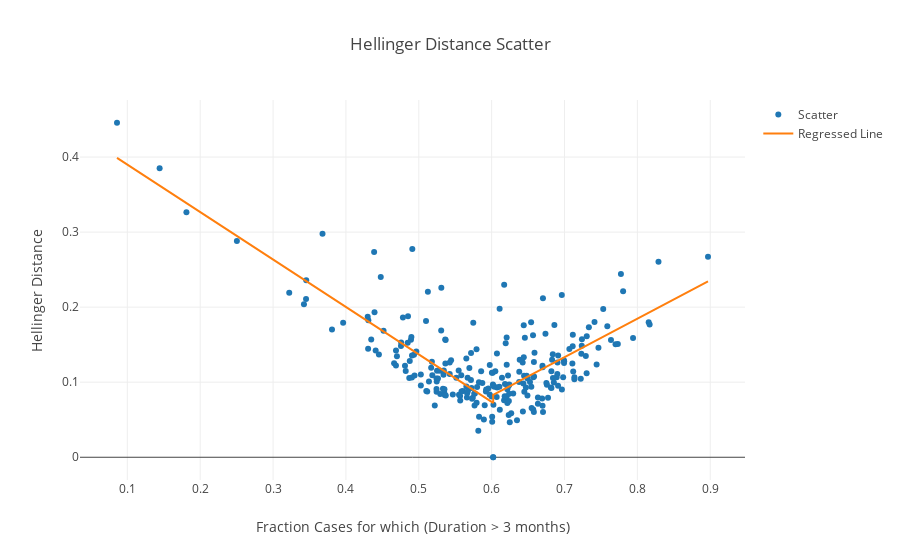

Source (notebook cell):
### Code cell
df1 = pd.read_csv('Hell_value_90_lesser_regress.csv')
df2 = pd.read_csv('Hell_value_90_greater_regress.csv')

df = pd.concat([df1, df2])
df.reset_index(drop=True, inplace=True)
del df['Unnamed: 0']
# print (df)

trace1 = go.Scatter(
    x = df['Metric'],
    y = df['Distance_Metric'],
    mode = 'markers',
    name = 'Scatter'
)

trace2 = go.Scatter(
    x = df['Metric'],
    y = df['Regress_Output'],
    mode = 'lines',
    name = 'Regressed Line'
)

data = [trace1, trace2]

py.offline.init_notebook_mode(connected=True)

xaxis=dict(title='x Axis')

py.offline.iplot({
    "data": data,
    "layout": go.Layout(title="Hellinger Distance Scatter", xaxis=dict(title='Fraction Cases for which (Duration > 3 months)'), yaxis=dict(title='Hellinger Distance'))},
    image ='png',
    image_width = 1000,
    image_height = 600
)

### Figure 1 — Plotly figure (JSON) as saved in the notebook; plotly's stock layout.template omitted (floating-point values rounded to 4 significant figures; data arrays with more than 128 entries replaced by an {"elided": "..."} marker saying what was removed)
{"data": [{"mode": "markers", "name": "Scatter", "type": "scatter", "x": {"elided": "245 float values"}, "y": {"elided": "245 float values"}}, {"mode": "lines", "name": "Regressed Line", "type": "scatter", "x": {"elided": "245 float values"}, "y": {"elided": "245 float values"}}], "layout": {"title": "Hellinger Distance Scatter", "xaxis": {"title": "Fraction Cases for which (Duration > 3 months)"}, "yaxis": {"title": "Hellinger Distance"}}}
